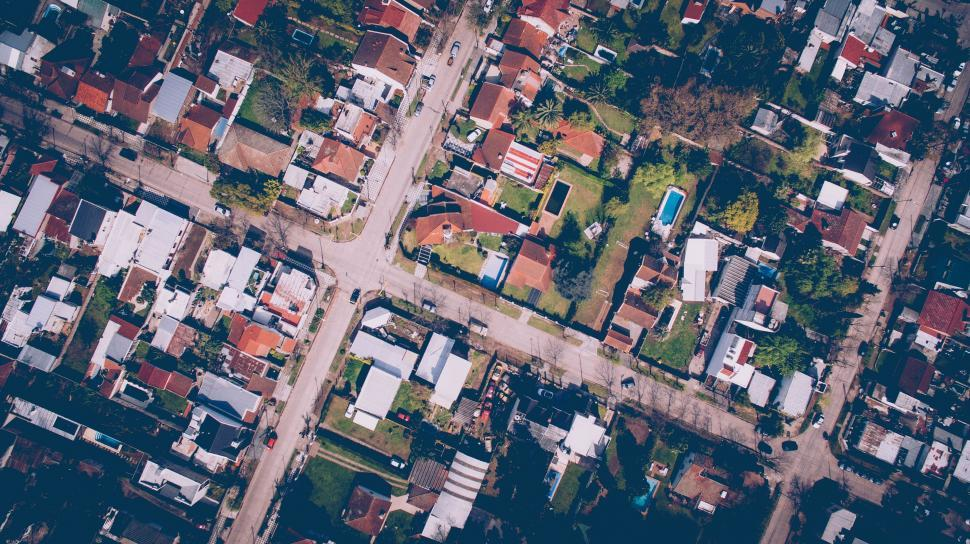
#> input picture imagenes/transporte/barrio.jpg, 970 x 544 px
$ python deJPGaDWG.py
#> lines starting #> are read from the running program, lines starting #| are printed output that depends on the picture; after the words box and inside, x2 and y2 are one past the last pixel; in counts of white or black regions, pixels touching at a corner belong together
import cv2 #Librería para imágenes
import ezdxf #Librería para imágenes vectoriales

# 1. Cargar imagen (usa la que elijas)
img = cv2.imread("imagenes/transporte/barrio.jpg")
#> img is the input picture: shape (544, 970, 3); mean B, G, R 114, 99.6, 96.2
gray = cv2.cvtColor(img, cv2.COLOR_BGR2GRAY)
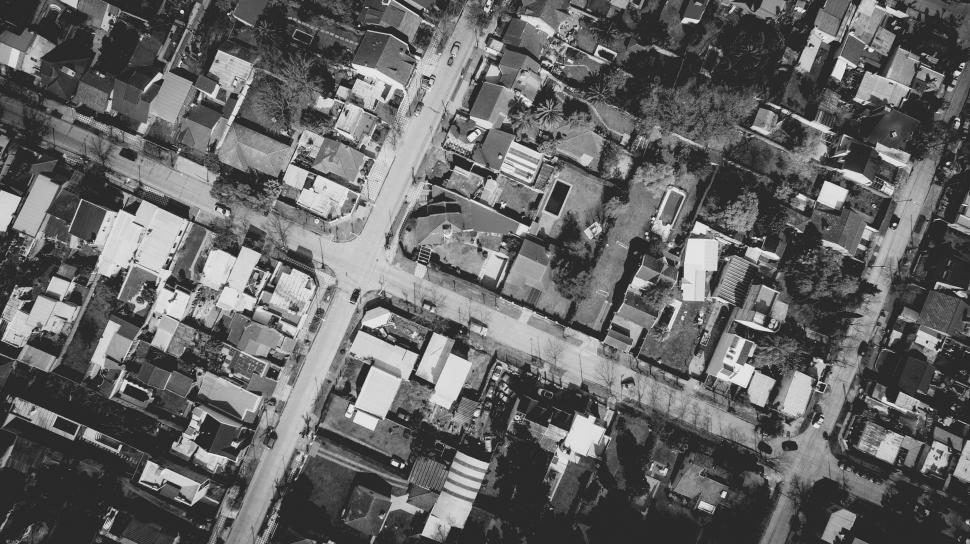
#> gray: shape (544, 970); min 12, max 247, mean 100.2
edges = cv2.Canny(gray, 100, 200)
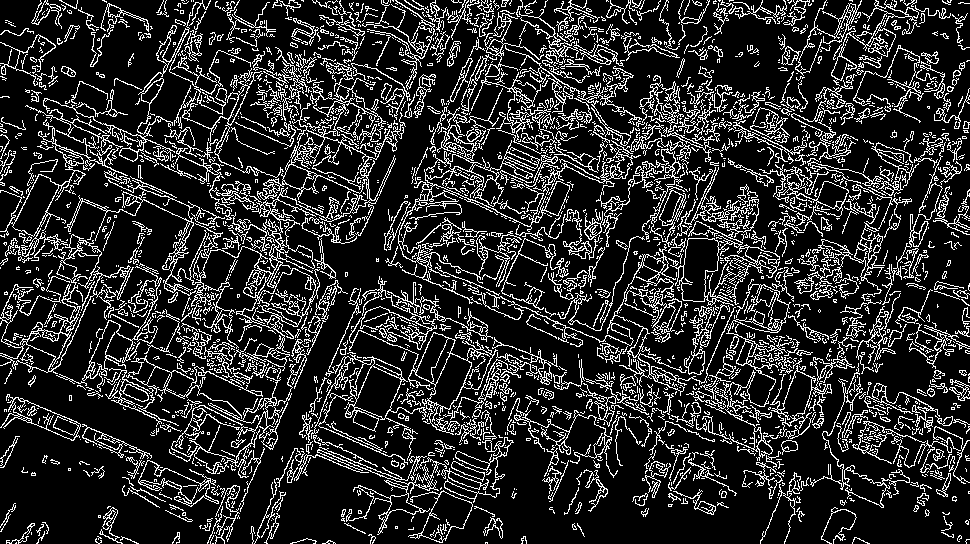
#> edges: shape (544, 970); 17.4% white in thin lines or dots

# 2. Detectar contornos
contours, _ = cv2.findContours(edges, cv2.RETR_EXTERNAL, cv2.CHAIN_APPROX_SIMPLE)
#> contours = 2223 contours, 1957 with area under 20; largest, box (x1, y1, x2, y2) and area: (25, 78, 406, 371) 10712, (311, 276, 498, 469) 6315, (0, 234, 134, 374) 4616, (668, 221, 780, 306) 3094, (398, 125, 570, 304) 2936
print(f"Contornos encontrados: {len(contours)}")
#| Contornos encontrados: 2223

# 3. Crear un archivo DXF
doc = ezdxf.new()
msp = doc.modelspace()

# 4. Convertir contornos a polilíneas en el DXF
scale_factor = 0.1  # escala píxel → unidad CAD
for cnt in contours:
    pts = [(p[0][0] * scale_factor, p[0][1] * scale_factor) for p in cnt]
    if len(pts) > 2:
        msp.add_lwpolyline(pts, close=True)
#> this loop made 2223 passes
#> (cnt, pts) on passes 1, 3, 6: ([[212, 543], [213, 543]], [(21.2, 54.3), (21.3, 54.3)]), ([[16, 542], [15, 543], [16, 543]], [(1.6, 54.2), (1.5, 54.3), (1.6, 54.3)]), ([[844, 539], [845, 539]], [(84.4, 53.9), (84.5, 53.9)])

# 5. Guardar DXF
doc.saveas("barrio_contornos.dxf")
print("Archivo DXF guardado: contornos.dxf")

$ run again, with imagenes/transporte/avenida.jpg copied over imagenes/transporte/barrio.jpg
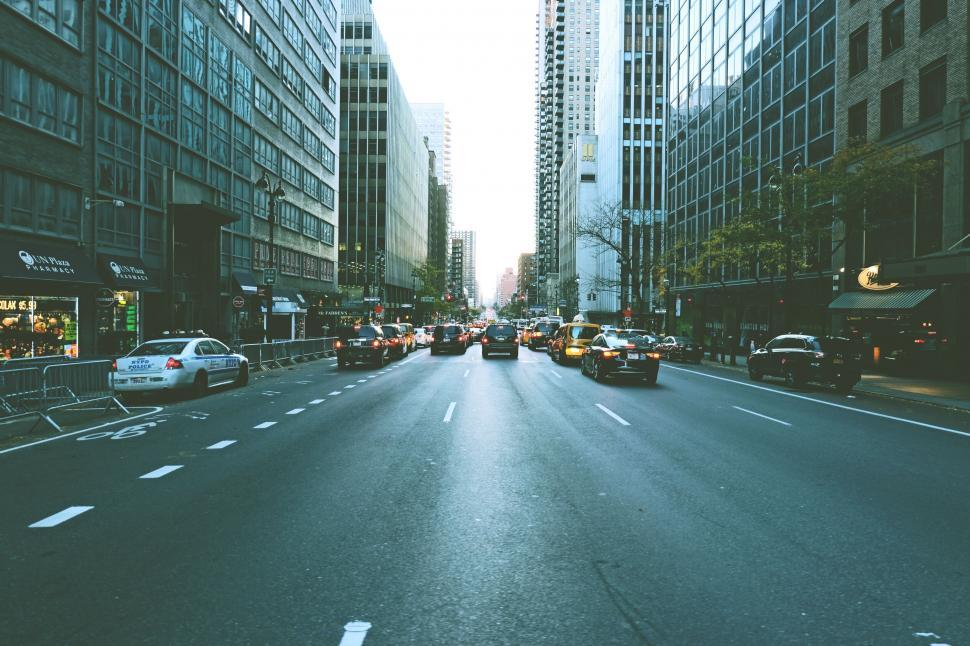
#> input picture imagenes/transporte/avenida.jpg, 970 x 646 px
#> img is the input picture: shape (646, 970, 3); mean B, G, R 115.7, 116.1, 88.8
#> `gray = cv2.cvtColor(img, cv2.COLOR_BGR2GRAY)`:
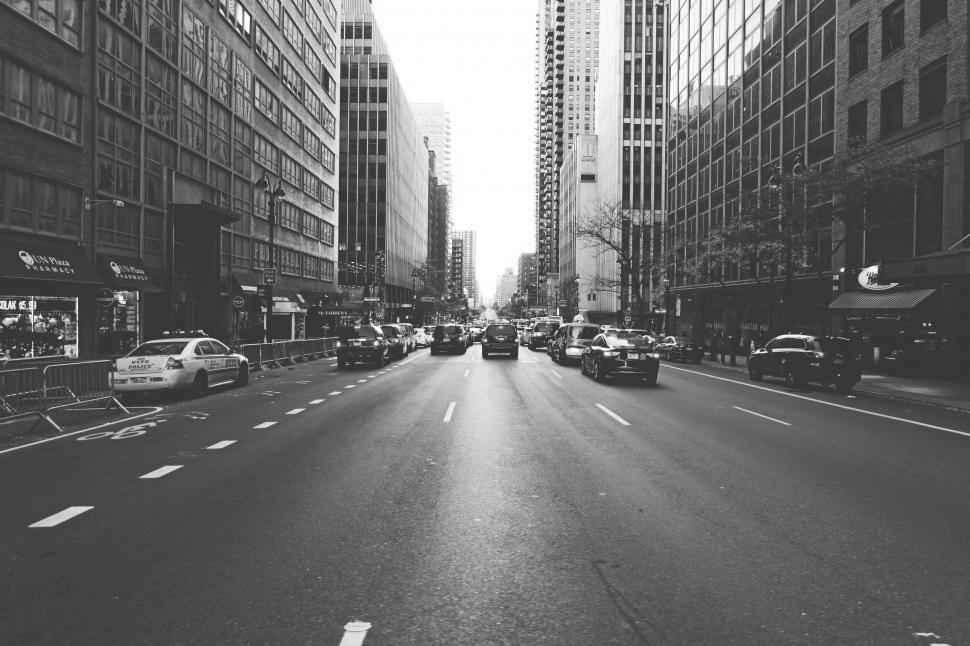
#> gray: shape (646, 970); min 29, max 255, mean 107.9
#> `edges = cv2.Canny(gray, 100, 200)`:
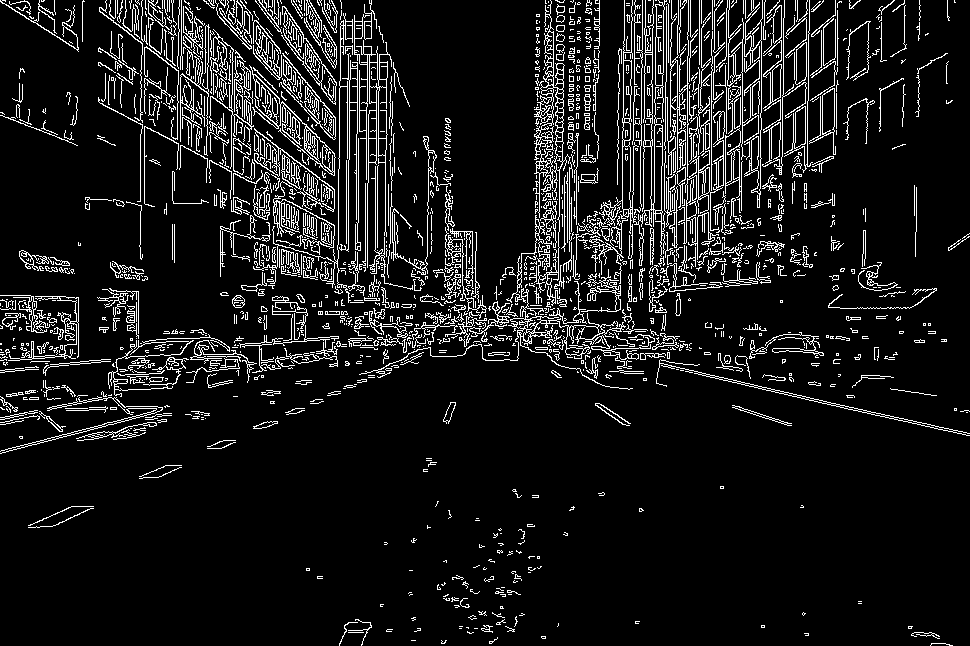
#> edges: shape (646, 970); 9.5% white in thin lines or dots
#> contours = 1530 contours, 1356 with area under 20; largest, box (x1, y1, x2, y2) and area: (533, 0, 571, 307) 2508, (597, 0, 666, 266) 2328, (354, 14, 392, 268) 1428, (359, 215, 651, 390) 1208, (681, 111, 725, 244) 956
#| Contornos encontrados: 1530
#> the loop `for cnt in contours:` made 1530 passes
#> (cnt, pts) on passes 3, 8, 11: ([[411, 640], [415, 640]], [(41.1, 64), (41.5, 64)]), ([[348, 632], [363, 632]], [(34.8, 63.2), (36.3, 63.2)]), ([[474, 628], [477, 628]], [(47.4, 62.8), (47.7, 62.8)])

$ run again, with imagenes/transporte/calle.jpg copied over imagenes/transporte/barrio.jpg
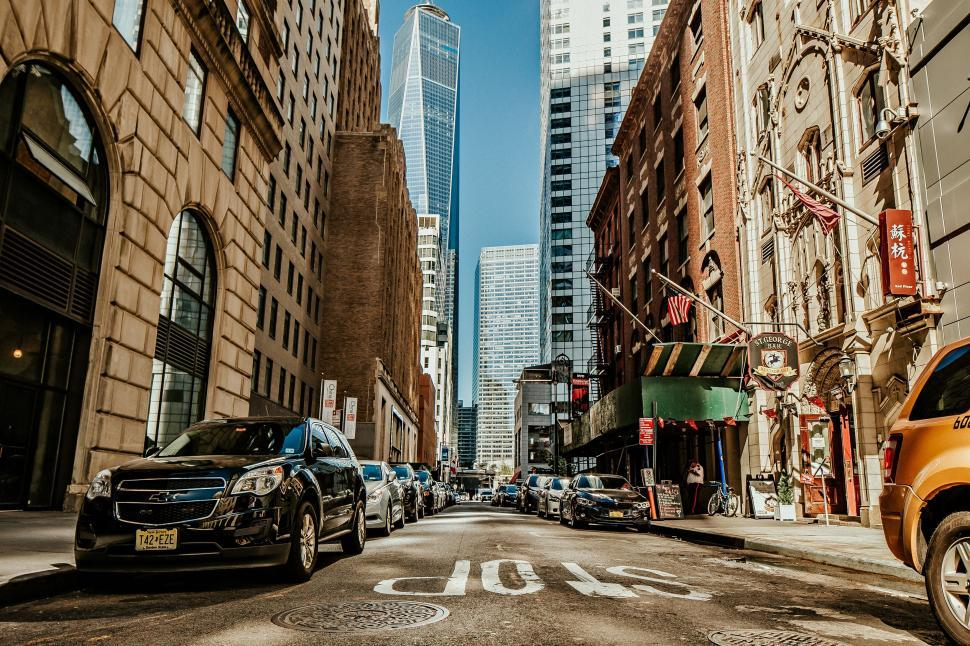
#> input picture imagenes/transporte/calle.jpg, 970 x 646 px
#> img is the input picture: shape (646, 970, 3); mean B, G, R 80.8, 98.4, 109.7
#> `gray = cv2.cvtColor(img, cv2.COLOR_BGR2GRAY)`:
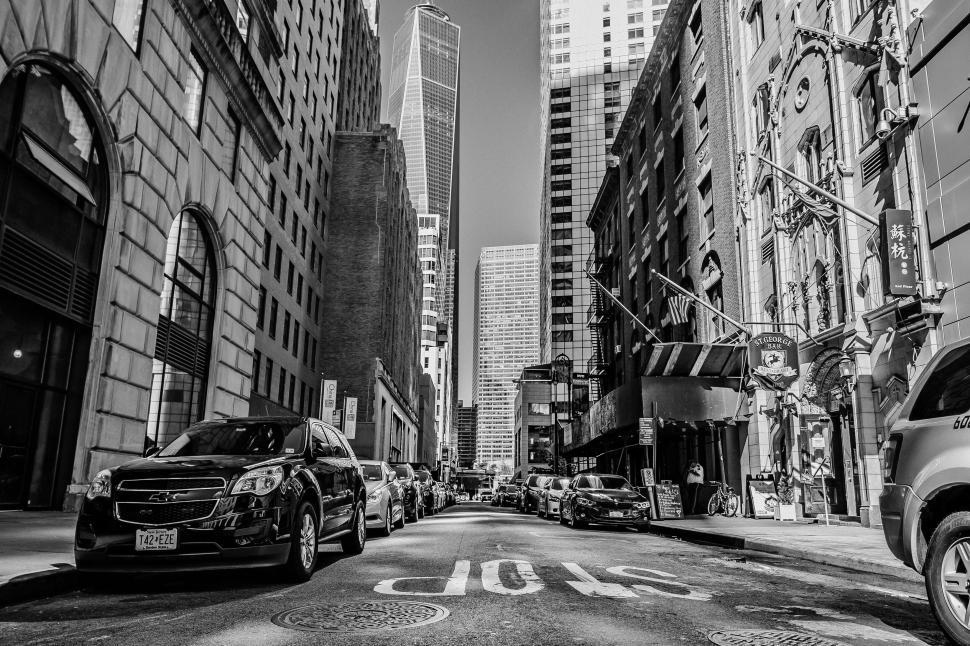
#> gray: shape (646, 970); min 0, max 254, mean 99.8
#> `edges = cv2.Canny(gray, 100, 200)`:
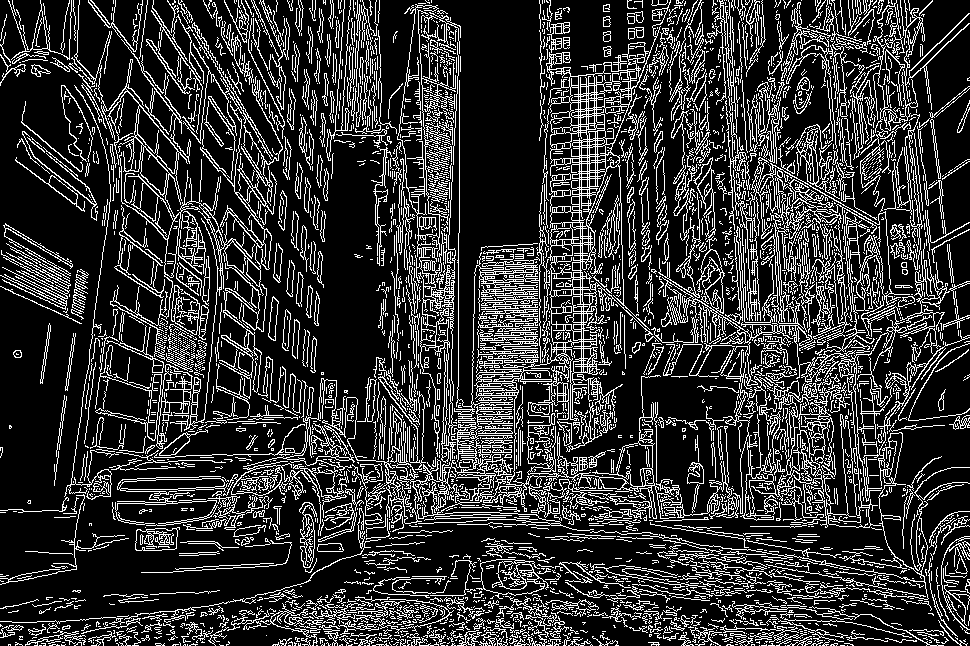
#> edges: shape (646, 970); 20.4% white in thin lines or dots
#> contours = 3238 contours, 2971 with area under 20; largest, box (x1, y1, x2, y2) and area: (319, 0, 676, 531) 20574, (662, 157, 910, 528) 6896, (98, 22, 283, 432) 5631, (397, 4, 456, 463) 1823, (115, 476, 228, 526) 1232
#| Contornos encontrados: 3238
#> the loop `for cnt in contours:` made 3238 passes
#> (cnt, pts) on passes 1 to 3: ([[847, 645]], [(84.7, 64.5)]), ([[840, 645], [844, 645]], [(84, 64.5), (84.4, 64.5)]), ([[819, 645], [820, 645]], [(81.9, 64.5), (82, 64.5)])
